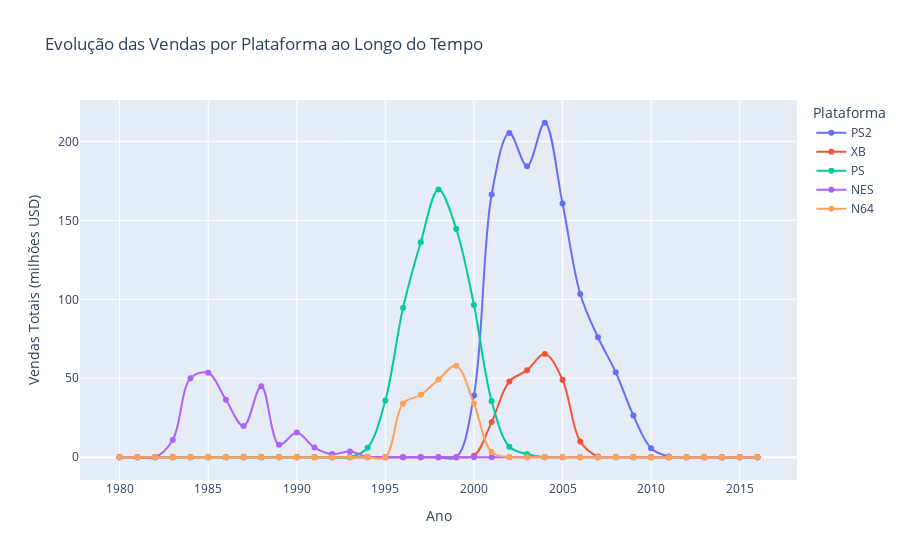

Notebook code cell kept with this figure:
### Code cell
# Selecionando algumas plataformas
selected_platforms = ['PS2', 'XB', 'PS', 'NES', 'N64']

# visualizando a evolução das vendas por plataforma ao longo do tempo
fig2 = px.line(sales_timeline[selected_platforms],
               title='Evolução das Vendas por Plataforma ao Longo do Tempo',
               labels={'value': 'Vendas Totais (milhões USD)', 'year_of_release': 'Ano',
                       'platform': 'Plataforma'},
                markers=True,
                line_shape='spline')
fig2.show()

### Figure 1 — Plotly figure (JSON) as saved in the notebook; plotly's stock layout.template omitted (floating-point values rounded to 4 significant figures)
{"data": [{"hovertemplate": "Plataforma=PS2<br>Ano=%{x}<br>Vendas Totais (milhões USD)=%{y}<extra></extra>", "legendgroup": "PS2", "line": {"color": "#636efa", "dash": "solid", "shape": "spline"}, "marker": {"symbol": "circle"}, "mode": "lines+markers", "name": "PS2", "orientation": "v", "showlegend": true, "type": "scatter", "x": [1980, 1981, 1982, 1983, 1984, 1985, 1986, 1987, 1988, 1989, 1990, 1991, 1992, 1993, 1994, 1995, 1996, 1997, 1998, 1999, 2000, 2001, 2002, 2003, 2004, 2005, 2006, 2007, 2008, 2009, 2010, 2011, 2012, 2013, 2014, 2015, 2016], "xaxis": "x", "y": [0.0, 0.0, 0.0, 0.0, 0.0, 0.0, 0.0, 0.0, 0.0, 0.0, 0.0, 0.0, 0.0, 0.0, 0.0, 0.0, 0.0, 0.0, 0.0, 0.0, 39.17, 166.4, 205.4, 184.3, 211.8, 160.7, 103.4, 75.99, 53.9, 26.4, 5.64, 0.45, 0.0, 0.0, 0.0, 0.0, 0.0], "yaxis": "y"}, {"hovertemplate": "Plataforma=XB<br>Ano=%{x}<br>Vendas Totais (milhões USD)=%{y}<extra></extra>", "legendgroup": "XB", "line": {"color": "#EF553B", "dash": "solid", "shape": "spline"}, "marker": {"symbol": "circle"}, "mode": "lines+markers", "name": "XB", "orientation": "v", "showlegend": true, "type": "scatter", "x": [1980, 1981, 1982, 1983, 1984, 1985, 1986, 1987, 1988, 1989, 1990, 1991, 1992, 1993, 1994, 1995, 1996, 1997, 1998, 1999, 2000, 2001, 2002, 2003, 2004, 2005, 2006, 2007, 2008, 2009, 2010, 2011, 2012, 2013, 2014, 2015, 2016], "xaxis": "x", "y": [0.0, 0.0, 0.0, 0.0, 0.0, 0.0, 0.0, 0.0, 0.0, 0.0, 0.0, 0.0, 0.0, 0.0, 0.0, 0.0, 0.0, 0.0, 0.0, 0.0, 0.99, 22.26, 48.01, 55.04, 65.42, 49.08, 10.04, 0.55, 0.18, 0.0, 0.0, 0.0, 0.0, 0.0, 0.0, 0.0, 0.0], "yaxis": "y"}, {"hovertemplate": "Plataforma=PS<br>Ano=%{x}<br>Vendas Totais (milhões USD)=%{y}<extra></extra>", "legendgroup": "PS", "line": {"color": "#00cc96", "dash": "solid", "shape": "spline"}, "marker": {"symbol": "circle"}, "mode": "lines+markers", "name": "PS", "orientation": "v", "showlegend": true, "type": "scatter", "x": [1980, 1981, 1982, 1983, 1984, 1985, 1986, 1987, 1988, 1989, 1990, 1991, 1992, 1993, 1994, 1995, 1996, 1997, 1998, 1999, 2000, 2001, 2002, 2003, 2004, 2005, 2006, 2007, 2008, 2009, 2010, 2011, 2012, 2013, 2014, 2015, 2016], "xaxis": "x", "y": [0.0, 0.0, 0.0, 0.0, 0.0, 0.0, 0.0, 0.0, 0.0, 0.0, 0.0, 0.0, 0.0, 0.0, 6.03, 35.96, 94.7, 136.2, 169.5, 144.5, 96.37, 35.59, 6.67, 2.07, 0.0, 0.0, 0.0, 0.0, 0.0, 0.0, 0.0, 0.0, 0.0, 0.0, 0.0, 0.0, 0.0], "yaxis": "y"}, {"hovertemplate": "Plataforma=NES<br>Ano=%{x}<br>Vendas Totais (milhões USD)=%{y}<extra></extra>", "legendgroup": "NES", "line": {"color": "#ab63fa", "dash": "solid", "shape": "spline"}, "marker": {"symbol": "circle"}, "mode": "lines+markers", "name": "NES", "orientation": "v", "showlegend": true, "type": "scatter", "x": [1980, 1981, 1982, 1983, 1984, 1985, 1986, 1987, 1988, 1989, 1990, 1991, 1992, 1993, 1994, 1995, 1996, 1997, 1998, 1999, 2000, 2001, 2002, 2003, 2004, 2005, 2006, 2007, 2008, 2009, 2010, 2011, 2012, 2013, 2014, 2015, 2016], "xaxis": "x", "y": [0.0, 0.0, 0.0, 10.96, 50.08, 53.44, 36.41, 19.76, 45.01, 7.85, 15.73, 6.11, 1.98, 3.61, 0.11, 0.0, 0.0, 0.0, 0.0, 0.0, 0.0, 0.0, 0.0, 0.0, 0.0, 0.0, 0.0, 0.0, 0.0, 0.0, 0.0, 0.0, 0.0, 0.0, 0.0, 0.0, 0.0], "yaxis": "y"}, {"hovertemplate": "Plataforma=N64<br>Ano=%{x}<br>Vendas Totais (milhões USD)=%{y}<extra></extra>", "legendgroup": "N64", "line": {"color": "#FFA15A", "dash": "solid", "shape": "spline"}, "marker": {"symbol": "circle"}, "mode": "lines+markers", "name": "N64", "orientation": "v", "showlegend": true, "type": "scatter", "x": [1980, 1981, 1982, 1983, 1984, 1985, 1986, 1987, 1988, 1989, 1990, 1991, 1992, 1993, 1994, 1995, 1996, 1997, 1998, 1999, 2000, 2001, 2002, 2003, 2004, 2005, 2006, 2007, 2008, 2009, 2010, 2011, 2012, 2013, 2014, 2015, 2016], "xaxis": "x", "y": [0.0, 0.0, 0.0, 0.0, 0.0, 0.0, 0.0, 0.0, 0.0, 0.0, 0.0, 0.0, 0.0, 0.0, 0.0, 0.0, 34.1, 39.5, 49.24, 57.87, 33.97, 3.25, 0.08, 0.0, 0.0, 0.0, 0.0, 0.0, 0.0, 0.0, 0.0, 0.0, 0.0, 0.0, 0.0, 0.0, 0.0], "yaxis": "y"}], "layout": {"legend": {"title": {"text": "Plataforma"}, "tracegroupgap": 0}, "title": {"text": "Evolução das Vendas por Plataforma ao Longo do Tempo"}, "xaxis": {"anchor": "y", "domain": [0, 1], "title": {"text": "Ano"}}, "yaxis": {"anchor": "x", "domain": [0, 1], "title": {"text": "Vendas Totais (milhões USD)"}}}}
